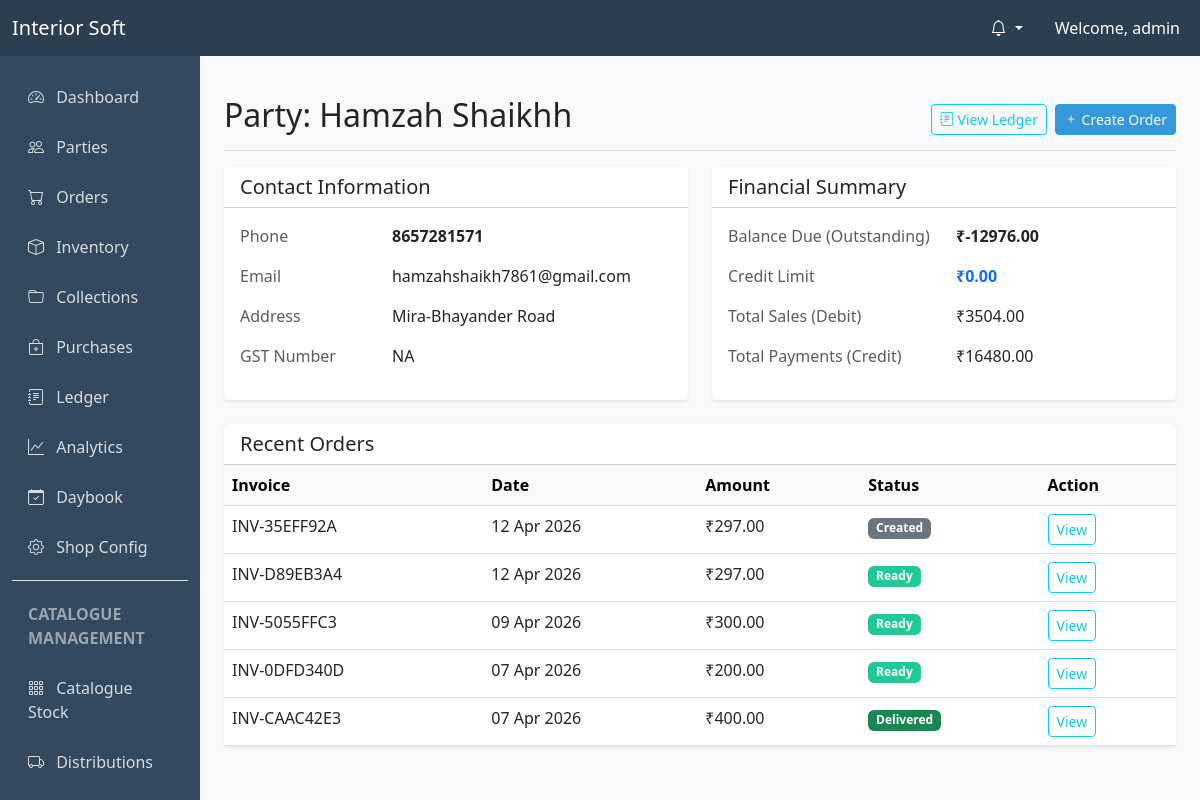
Page /parties/1/ (signed in) on the committed database.
### users/models.py (models this page shows, shortened)
class User(AbstractUser):
    SUPERADMIN = 'superadmin'
    ADMIN = 'admin'
    ACCOUNTANT = 'accountant'
    WAREHOUSE_MANAGER = 'warehouse_manager'
    DELIVERY_PERSON = 'delivery_person'
    MARKETING_PERSON = 'marketing_person'
    ROLE_CHOICES = (
        (SUPERADMIN, 'SuperAdmin'),
        (ADMIN, 'Admin'),
        (ACCOUNTANT, 'Accountant'),
        (WAREHOUSE_MANAGER, 'Warehouse Manager'),
        (DELIVERY_PERSON, 'Delivery Person'),
        (MARKETING_PERSON, 'Marketing Person'),
    )
    role = models.CharField(max_length=20, choices=ROLE_CHOICES, default=ADMIN)
    phone_number = models.CharField(max_length=15, blank=True, null=True)
    def is_superadmin(self):
        return self.role == self.SUPERADMIN
    def is_admin(self):
        return self.role == self.ADMIN or self.role == self.SUPERADMIN
    def is_warehouse_manager(self):
        return self.role == self.WAREHOUSE_MANAGER
    def is_delivery_person(self):
        return self.role == self.DELIVERY_PERSON

### parties/models.py (models this page shows, shortened)
class Party(models.Model):
    name = models.CharField(max_length=255)
    alias = models.CharField(max_length=255, blank=True, null=True)
    phone = models.CharField(max_length=15)
    email = models.EmailField(blank=True, null=True)
    address = models.TextField()
    gst_number = models.CharField(max_length=15, blank=True, null=True)
    credit_limit = models.DecimalField(max_digits=12, decimal_places=2, default=0.00)
    created_at = models.DateTimeField(auto_now_add=True)
    updated_at = models.DateTimeField(auto_now=True)
    class Meta:
        verbose_name_plural = "Parties"
        ordering = ['name']

### ledger/models.py (models this page shows, shortened)
class PartyBalance(models.Model):
    party = models.OneToOneField(Party, on_delete=models.CASCADE, related_name='balance')
    total_debit = models.DecimalField(max_digits=15, decimal_places=2, default=0.00)
    total_credit = models.DecimalField(max_digits=15, decimal_places=2, default=0.00)
    current_balance = models.DecimalField(max_digits=15, decimal_places=2, default=0.00) # debit - credit
    last_updated = models.DateTimeField(auto_now=True)

### orders/models.py (models this page shows, shortened)
class Order(models.Model):
    STATUS_CHOICES = (
        ('created', 'Created'),
        ('cutting', 'Cutting'),
        ('ready', 'Ready'),
        ('assigned', 'Assigned'),
        ('out_for_delivery', 'Out for Delivery'),
        ('delivered', 'Delivered'),
        ('paid', 'Paid'),
        ('cancelled', 'Cancelled'),
    )
    invoice_number = models.CharField(max_length=50, unique=True, blank=True)
    party = models.ForeignKey(Party, on_delete=models.CASCADE, related_name='orders')
    delivery_address = models.TextField()
    status = models.CharField(max_length=20, choices=STATUS_CHOICES, default='created')
    DELIVERY_METHOD_CHOICES = (
        ('self', 'Self'),
        ('porter', 'Porter'),
        ('courier', 'Courier'),
        ('delivery_man', 'Delivery Man'),
    )
    delivery_method = models.CharField(max_length=20, choices=DELIVERY_METHOD_CHOICES, default='self')
    delivery_reference_number = models.CharField(max_length=100, blank=True, null=True)
    total_amount = models.DecimalField(max_digits=12, decimal_places=2, default=0.00)
    gst_amount = models.DecimalField(max_digits=12, decimal_places=2, default=0.00)
    grand_total = models.DecimalField(max_digits=12, decimal_places=2, default=0.00)
    balance_amount = models.DecimalField(max_digits=12, decimal_places=2, default=0.00)
    created_by = models.ForeignKey(settings.AUTH_USER_MODEL, on_delete=models.SET_NULL, null=True, related_name='created_orders')
    warehouse_manager = models.ForeignKey(settings.AUTH_USER_MODEL, on_delete=models.SET_NULL, null=True, blank=True, related_name='managed_orders')
    delivery_partner = models.ForeignKey(settings.AUTH_USER_MODEL, on_delete=models.SET_NULL, null=True, blank=True, related_name='delivered_orders')
    created_at = models.DateTimeField(auto_now_add=True)
    updated_at = models.DateTimeField(auto_now=True)

### parties/views.py (the view)
# urls.py: path('<int:pk>/', views.PartyDetailView.as_view(), name='party_detail'),
class PartyDetailView(LoginRequiredMixin, MarketingAdminAccountantMixin, DetailView):
    model = Party
    template_name = 'parties/party_detail.html'

### templates/parties/party_detail.html (shortened to what this page needs)
{% extends "base.html" %}
{% block content %}
<div class="d-flex justify-content-between flex-wrap flex-md-nowrap align-items-center pt-3 pb-2 mb-3 border-bottom">
    <h1 class="h2">Party: {{ object.name }}</h1>
    <div class="btn-toolbar mb-2 mb-md-0">
        <a href="{% url 'party_ledger' object.pk %}" class="btn btn-sm btn-outline-info me-2">
            <i class="bi bi-journal-text"></i> View Ledger
        </a>
        {% if user.is_admin or user.is_accountant %}
        <a href="{% url 'order_create' %}?party={{ object.id }}" class="btn btn-sm btn-primary">
            <i class="bi bi-plus"></i> Create Order
        </a>
        {% endif %}
    </div>
</div>
<div class="row">
    <div class="col-md-6">
        <div class="card shadow-sm mb-4">
            <div class="card-header bg-white">
                <h5 class="mb-0">Contact Information</h5>
            </div>
            <div class="card-body">
                <div class="row mb-3">
                    <div class="col-sm-4 text-muted">Phone</div>
                    <div class="col-sm-8 fw-bold">{{ object.phone }}</div>
                </div>
                <div class="row mb-3">
                    <div class="col-sm-4 text-muted">Email</div>
                    <div class="col-sm-8">{{ object.email|default:"-" }}</div>
                </div>
                <div class="row mb-3">
                    <div class="col-sm-4 text-muted">Address</div>
                    <div class="col-sm-8">{{ object.address }}</div>
                </div>
                <div class="row mb-3">
                    <div class="col-sm-4 text-muted">GST Number</div>
                    <div class="col-sm-8">{{ object.gst_number|default:"-" }}</div>
                </div>
            </div>
        </div>
    </div>
    <div class="col-md-6">
        <div class="card shadow-sm mb-4">
            <div class="card-header bg-white">
                <h5 class="mb-0">Financial Summary</h5>
            </div>
            <div class="card-body">
                <div class="row mb-3">
                    <div class="col-sm-6 text-muted">Balance Due (Outstanding)</div>
                    <div class="col-sm-6 fw-bold {% if object.balance.current_balance > 0 %}text-danger{% endif %}">
                        ₹{{ object.balance.current_balance|default:"0.00" }}
                    </div>
                </div>
                <div class="row mb-3">
                    <div class="col-sm-6 text-muted">Credit Limit</div>
                    <div class="col-sm-6 fw-bold text-primary">₹{{ object.credit_limit }}</div>
                </div>
                <div class="row mb-3">
                    <div class="col-sm-6 text-muted">Total Sales (Debit)</div>
                    <div class="col-sm-6">₹{{ object.balance.total_debit|default:"0.00" }}</div>
                </div>
                <div class="row mb-3">
                    <div class="col-sm-6 text-muted">Total Payments (Credit)</div>
                    <div class="col-sm-6">₹{{ object.balance.total_credit|default:"0.00" }}</div>
                </div>
            </div>
        </div>
    </div>
</div>
<div class="card shadow-sm">
    <div class="card-header bg-white">
        <h5 class="mb-0">Recent Orders</h5>
    </div>
    <div class="card-body p-0">
        <div class="table-responsive">
            <table class="table table-hover mb-0">
                <thead class="table-light">
                    <tr>
                        <th>Invoice</th>
                        <th>Date</th>
                        <th>Amount</th>
                        <th>Status</th>
                        <th>Action</th>
                    </tr>
                </thead>
                <tbody>
                    {% for order in object.orders.all|dictsortreversed:"created_at"|slice:":5" %}
                    <tr>
                        <td>{{ order.invoice_number }}</td>
                        <td>{{ order.created_at|date:"d M Y" }}</td>
                        <td>₹{{ order.grand_total }}</td>
                        <td><span class="badge badge-status-{{ order.status }}">{{ order.get_status_display }}</span></td>
                        <td>
                            <a href="{% url 'order_detail' order.pk %}" class="btn btn-sm btn-outline-info">View</a>
                        </td>
                    </tr>
                    {% empty %}
                    <tr>
                        <td colspan="5" class="text-center py-3">No orders found</td>
                    </tr>
                    {% endfor %}
                </tbody>
            </table>
        </div>
    </div>
</div>
{% endblock %}

### templates/base.html (shortened to what this page needs)
<!DOCTYPE html>
<html lang="en">
<head>
    <link href="https://cdn.jsdelivr.net/npm/bootstrap@5.3.0/dist/css/bootstrap.min.css" rel="stylesheet">
    <link rel="stylesheet" href="https://cdn.jsdelivr.net/npm/bootstrap-icons@1.10.0/font/bootstrap-icons.css">
    <link href="https://cdn.jsdelivr.net/npm/select2@4.1.0-rc.0/dist/css/select2.min.css" rel="stylesheet" />
    <link href="https://cdn.jsdelivr.net/npm/select2-bootstrap-5-theme@1.3.0/dist/select2-bootstrap-5-theme.min.css" rel="stylesheet" />
</head>
<body>
    <nav class="navbar navbar-expand-lg navbar-dark sticky-top">
        <div class="container-fluid">
            <a class="navbar-brand" href="{% url 'dashboard' %}">Interior Soft</a>
            <div class="collapse navbar-collapse" id="navbarNav">
                <ul class="navbar-nav ms-auto">
                    {% if user.is_authenticated %}
                        <li class="nav-item dropdown me-3">
                            <a class="nav-link dropdown-toggle text-white" href="#" id="notifDropdown" role="button" data-bs-toggle="dropdown" aria-expanded="false">
                                <i class="bi bi-bell"></i>
                            </a>
                        </li>
                        <li class="nav-item d-none d-lg-block">
                            <span class="nav-link text-white">Welcome, {{ user.username }}</span>
                        </li>
                    {% else %}
                        <li class="nav-item">
                            <a class="nav-link" href="{% url 'login' %}">Login</a>
                        </li>
                    {% endif %}
                </ul>
            </div>
        </div>
    </nav>
    <div class="container-fluid">
        <div class="row">
            {% if user.is_authenticated and request.resolver_match.url_name != 'login' %}
            <nav id="sidebarMenu" class="col-md-3 col-lg-2 d-md-block sidebar collapse">
                <div class="sidebar-nav-container">
                    <ul class="nav flex-column">
                        {% if user.is_admin or user.is_accountant or user.is_marketing_person %}
                        <li class="nav-item">
                            <a class="nav-link" href="{% url 'dashboard' %}">
                                <i class="bi bi-speedometer2 me-2"></i> Dashboard
                            </a>
                        </li>
                        <li class="nav-item">
                            <a class="nav-link" href="{% url 'party_list' %}">
                                <i class="bi bi-people me-2"></i> Parties
                            </a>
                        </li>
                        {% endif %}
                        {% if user.is_admin or user.is_accountant %}
                        <li class="nav-item">
                            <a class="nav-link" href="{% url 'order_list' %}">
                                <i class="bi bi-cart me-2"></i> Orders
                            </a>
                        </li>
                        <li class="nav-item">
                            <a class="nav-link" href="{% url 'stock_list' %}">
                                <i class="bi bi-box me-2"></i> Inventory
                            </a>
                        </li>
                        <li class="nav-item">
                            <a class="nav-link" href="{% url 'collection_list' %}">
                                <i class="bi bi-folder me-2"></i> Collections
                            </a>
                        </li>
                        <li class="nav-item">
                            <a class="nav-link" href="{% url 'purchase_list' %}">
                                <i class="bi bi-bag-plus me-2"></i> Purchases
                            </a>
                        </li>
                        <li class="nav-item">
                            <a class="nav-link" href="{% url 'ledger_list' %}">
                                <i class="bi bi-journal-text me-2"></i> Ledger
                            </a>
                        </li>
                        <li class="nav-item">
                            <a class="nav-link" href="{% url 'analytics' %}">
                                <i class="bi bi-graph-up me-2"></i> Analytics
                            </a>
                        </li>
                        <li class="nav-item">
                            <a class="nav-link" href="{% url 'daybook' %}">
                                <i class="bi bi-calendar-check me-2"></i> Daybook
                            </a>
                        </li>
                        {% if user.is_admin %}
                        <li class="nav-item">
                            <a class="nav-link" href="{% url 'shop_config' %}">
                                <i class="bi bi-gear me-2"></i> Shop Config
                            </a>
                        </li>
                        {% endif %}
                        {% endif %}
                        {% if user.is_admin or user.is_accountant or user.is_marketing_person %}
                        <li class="nav-item border-top mt-2 pt-2">
                            <span class="nav-link disabled small text-uppercase fw-bold text-white-50">Catalogue Management</span>
                        </li>
                        <li class="nav-item">
                            <a class="nav-link {% if 'catalogues/inventory' in request.path %}active{% endif %}" href="{% url 'catalogue_inventory_list' %}">
                                <i class="bi bi-grid-3x3-gap me-2"></i> Catalogue Stock
                            </a>
                        </li>
                        <li class="nav-item">
                            <a class="nav-link {% if 'catalogues/distributions' in request.path %}active{% endif %}" href="{% url 'catalogue_distribution_list' %}">
                                <i class="bi bi-truck me-2"></i> Distributions
                            </a>
                        </li>
                        <li class="nav-item">
                            <a class="nav-link {% if 'catalogues/visits' in request.path %}active{% endif %}" href="{% url 'catalogue_visit_list' %}">
                            </a>
                        </li>
                        {% endif %}
                    </ul>
                </div>
            </nav>
            <main class="col-md-9 ms-sm-auto col-lg-10 px-md-4 py-4">
            {% else %}
            <main class="col-12 py-4">
            {% endif %}
                {% block content %}{% endblock %}
            </main>
        </div>
    </div>
</body>
</html>

### rows in the picture
User: username "admin"
Party: name "Hamzah Shaikhh", phone "8657281571", email "hamzahshaikh7861@gmail.com", address "Mira-Bhayander Road", gst_number "NA", balance.current_balance "-12976.00", credit_limit "0.00", balance.total_debit "3504.00", balance.total_credit "16480.00"
Order: invoice_number "INV-35EFF92A", created_at "12 Apr 2026", grand_total "297.00", status "Created"
Order: invoice_number "INV-D89EB3A4", created_at "12 Apr 2026", grand_total "297.00", status "Ready"
Order: invoice_number "INV-5055FFC3", created_at "09 Apr 2026", grand_total "300.00", status "Ready"
Order: invoice_number "INV-0DFD340D", created_at "07 Apr 2026", grand_total "200.00", status "Ready"
Order: invoice_number "INV-CAAC42E3", created_at "07 Apr 2026", grand_total "400.00", status "Delivered"
